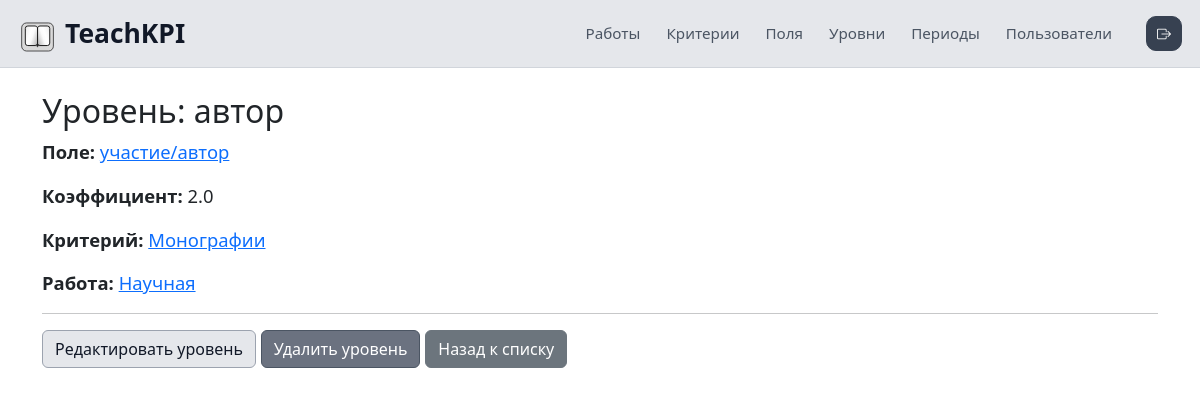
Screenshot of /dashboard/levels/12/ (signed in) with the database file from the repository.
### main/models.py (models this page shows, shortened)
class Level(models.Model):
    id = models.AutoField(primary_key=True, db_column='ID')
    caption = models.CharField(max_length=255, db_column='Caption')
    field = models.ForeignKey(
        Field,
        on_delete=models.CASCADE,
        db_column='FieldsID',
        related_name='levels'
    )
    ratio = models.FloatField(db_column='Ratio')
    class Meta:
        db_table = 'Levels'

class Field(models.Model):
    class TypeChoices(models.TextChoices):
        TEXT = 'text', 'текст'
        CHOOSER = 'chooser', 'выбиралка'
        PHOTO = 'photo', 'фото'
    id = models.AutoField(primary_key=True, db_column='ID')
    caption = models.CharField(max_length=255, db_column='Caption')
    criterion = models.ForeignKey(
        Criterion,
        on_delete=models.CASCADE,
        db_column='criterionsID',
        related_name='fields'
    )
    type = models.CharField(
        max_length=20,
        choices=TypeChoices.choices,
        default=TypeChoices.TEXT,
        db_column='Type'
    )
    class Meta:
        db_table = 'Fields'

class Criterion(models.Model):
    id = models.AutoField(primary_key=True, db_column='ID')
    name = models.CharField(
        max_length=255,
        unique=True,
        db_column='Name',
        verbose_name='Название',
    )
    work = models.ForeignKey(
        Work,
        on_delete=models.CASCADE,
        db_column='WorksID',
        related_name='criterions',
        verbose_name='Работа',
    )
    ratio = models.FloatField(default=1.0, db_column='Ratio', verbose_name='Коэффициент')
    class Meta:
        db_table = 'criterions'

class Work(models.Model):
    id = models.AutoField(primary_key=True, db_column='ID')
    name = models.CharField(max_length=255, unique=True, db_column='Name')
    class Meta:
        db_table = 'Works'

### main/views.py (the view)
# urls.py: path('levels/<int:pk>/', views.LevelDetailView.as_view(), name='level_detail'),
class LevelDetailView(AdminRequiredMixin, DetailView):
    model = Level
    template_name = 'main/level/level_detail.html'
    context_object_name = 'level'

### main/views.py (called while the page is built)
def is_admin(user):
    return user.is_authenticated and user.role == 'admin'

    @method_decorator(user_passes_test(is_admin))
    def dispatch(self, *args, **kwargs):
        return super().dispatch(*args, **kwargs)

### main/templates/main/level/level_detail.html
{% extends 'main/base_dashboard.html' %}
{% block content %}
<div class="container">
    <h2>Уровень: {{ level.caption }}</h2>
    <p><strong>Поле:</strong> <a href="{% url 'field_detail' level.field.pk %}">{{ level.field.caption }}</a></p>
    <p><strong>Коэффициент:</strong> {{ level.ratio }}</p>
    <p><strong>Критерий:</strong> <a href="{% url 'criterion_detail' level.field.criterion.pk %}">{{ level.field.criterion.name }}</a></p>
    <p><strong>Работа:</strong> <a href="{% url 'work_detail' level.field.criterion.work.pk %}">{{ level.field.criterion.work.name }}</a></p>
    <hr>
    <a href="{% url 'level_update' level.pk %}" class="btn btn-warning">Редактировать уровень</a>
    <a href="{% url 'level_delete' level.pk %}" class="btn btn-danger">Удалить уровень</a>
    <a href="{% url 'level_list' %}" class="btn btn-secondary">Назад к списку</a>
</div>
{% endblock %}

### main/templates/main/base_dashboard.html (style rules this page uses)
body { font-size: 1.15rem; }
.admin-main .btn-primary, .admin-main .btn-success, .admin-main .btn-info, .admin-main .btn-warning { background-color: #e5e7eb; border-color: #9ca3af; color: #111827; }
.admin-main .btn-danger { background-color: #6b7280; border-color: #4b5563; color: #ffffff; }

### rows the page displays
Level: caption "автор", field.caption "участие/автор", ratio "2.0", field.criterion.name "Монографии", field.criterion.work.name "Научная"
